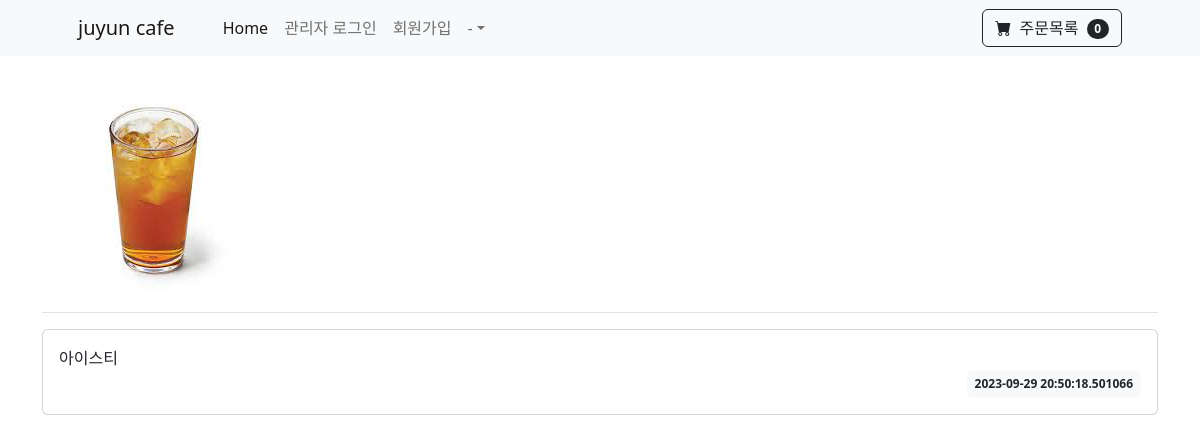
Screenshot of /question/detail/2/ with the database file from the repository.
### pybo/models.py (models this page shows)
class Question(db.Model):
    id = db.Column(db.Integer, primary_key=True)
    subject = db.Column(db.String(200), nullable=False)
    content = db.Column(db.String(200), nullable=False)
    price = db.Column(db.String(200), nullable=False)
    create_date = db.Column(db.DateTime(), nullable=False)

### pybo/views/question_views.py (the view)
@bp.route('/detail/<int:question_id>/')
def detail(question_id):
    question = Question.query.get_or_404(question_id)
    return render_template('question/question_detail.html', question=question)

### pybo/views/auth_views.py (called while the page is built)
@bp.before_app_request
def load_logged_in_user():
    user_id = session.get('user_id')
    if user_id is None:
        g.user = None
    else:
        g.user = User.query.get(user_id)

### pybo/templates/question/question_detail.html (shortened to what this page needs)
{% extends 'base.html' %}
{% block content %}
<div class="container my-3">
    <h2 class="border-bottom py-2"><img src="/static/image/{{question.subject}}" alt="..." /></h2>
    <div class="card my-3">
        <div class="card-body">
            <div class="card-text" style="white-space: pre-line;">{{ question.content }}</div>
            <div class="d-flex justify-content-end">
                <div class="badge bg-light text-dark p-2">
                    {{ question.create_date }}
                </div>
            </div>
        </div>
    </div>
</div>
{% endblock %}

### rows the page displays
Question: subject (picture), content "아이스티", create_date "2023-09-29 20:50:18.501066"

### other values shown
{{ cart_items|length }} "0"
